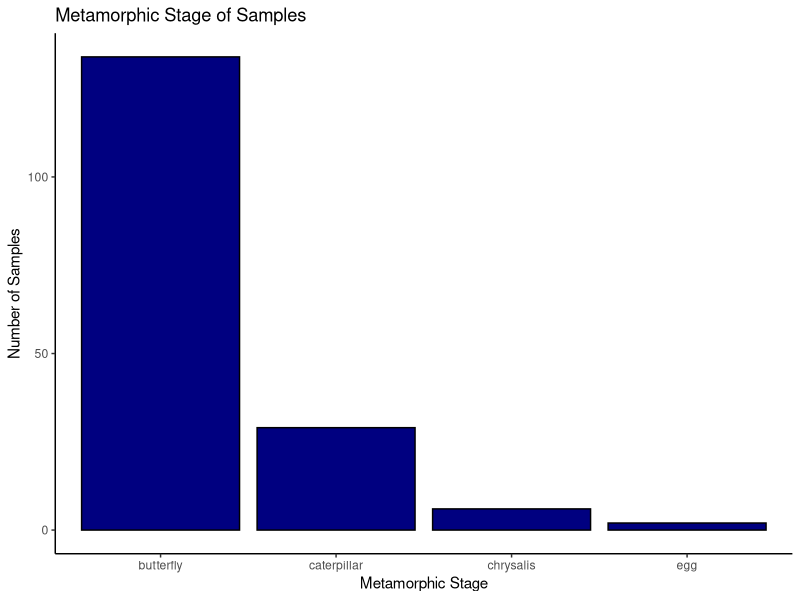
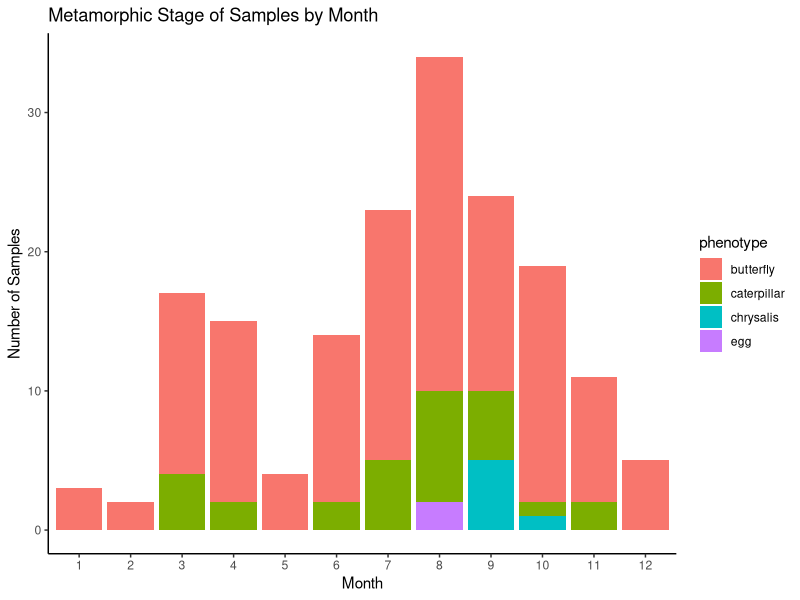

Here is the R script that generated these plots, in order:
#This R analysis is for genus Danaus (Tiger milkweed butterflies) from iNaturalist
#Kate Skocelas October 12, 2020

# 1. Read in raw data
setwd("~/Desktop/stats/Project1/IBIO830---Statistical-Project")
butterfly_raw <- read.csv("Danaus.csv", header = TRUE)#,row.names=1)

# 2. clean data for next task
butterfly_data <- butterfly_raw
butterfly_data <- butterfly_data[!is.na(butterfly_data$phyenotype..metamorphosis.stage.),]
butterfly_data <- butterfly_data[!is.na(butterfly_data$observed_on),]

# 3. Explore data with basic plots
library(dplyr)
library(ggplot2)

# Create bar plot of metamorphic stage
ggplot(butterfly_data, aes(x=phyenotype..metamorphosis.stage.))+
  geom_bar(col="Black", fill="Navy")+
  labs(x="Metamorphic Stage", y="Number of Samples", title="Metamorphic Stage of Samples")+
  theme_classic()

#plot stage against date of observation
butterfly_data$month <- substr(butterfly_data$observed_on, 1,2)
for(i in 1:nrow(butterfly_data)) {
  month <- butterfly_data$month[i]
  last_letter <- substr(month, 2,2)
  if(last_letter == "/") {
    month <- substr(month, 1,1)
  }
  butterfly_data$month[i] <- month
}

phenotype <- butterfly_data$phyenotype..metamorphosis.stage.
butterfly_data$month <- factor(butterfly_data$month, levels=c("1","2","3","4","5","6","7","8","9","10","11","12"))

ggplot(butterfly_data, aes(x=month, fill=phenotype))+
  geom_bar()+
  labs(x="Month", y="Number of Samples", title="Metamorphic Stage of Samples by Month")+
  theme_classic()
